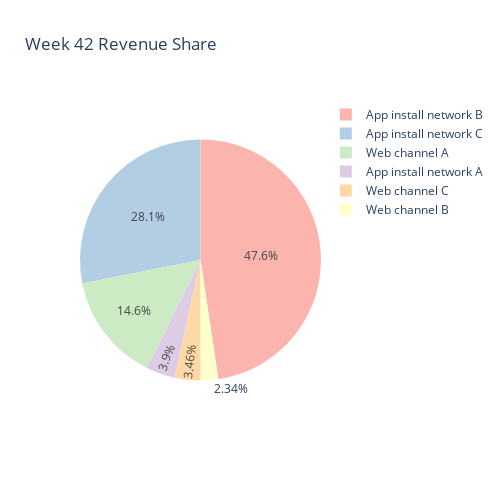

Source (notebook cell):
### Code cell
fig = px.pie(week42_paid, values='Revenue', names='Channel name', title='Week 42 Revenue Share',
             color_discrete_sequence=px.colors.qualitative.Pastel1, height=500, width=500)
fig.show()

### Figure 1 — Plotly figure (JSON) as saved in the notebook; plotly's stock layout.template omitted (floating-point values rounded to 4 significant figures)
{"data": [{"domain": {"x": [0, 1], "y": [0, 1]}, "hovertemplate": "Channel name=%{label}<br>Revenue=%{value}<extra></extra>", "labels": ["App install network A", "App install network B", "App install network C", "Web channel A", "Web channel B", "Web channel C"], "legendgroup": "", "name": "", "showlegend": true, "type": "pie", "values": [32615, 398160, 235000, 121680, 19584, 28930]}], "layout": {"height": 500, "legend": {"tracegroupgap": 0}, "piecolorway": ["rgb(251,180,174)", "rgb(179,205,227)", "rgb(204,235,197)", "rgb(222,203,228)", "rgb(254,217,166)", "rgb(255,255,204)", "rgb(229,216,189)", "rgb(253,218,236)", "rgb(242,242,242)"], "title": {"text": "Week 42 Revenue Share"}, "width": 500}}
